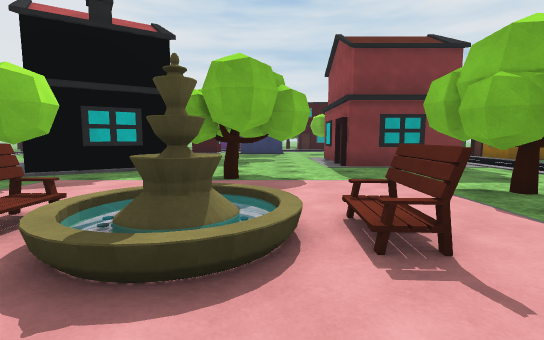
[1] (above)

16 first-person views from a walk through a scene from a Unity 3-D project. The camera is 1.4 m above the floor, tilts 6° down and sees 85° across. The floor is counted in squares, 2 m on a side. Each view is taken from the middle of a square. On the plan, view 1 faces up. The plan holds only what a view shows up to about 10 squares ahead; the rest is blank. The place goes on beyond the plan. The player is left out. Surface patterns are stand-ins for the level's own textures.

[2]
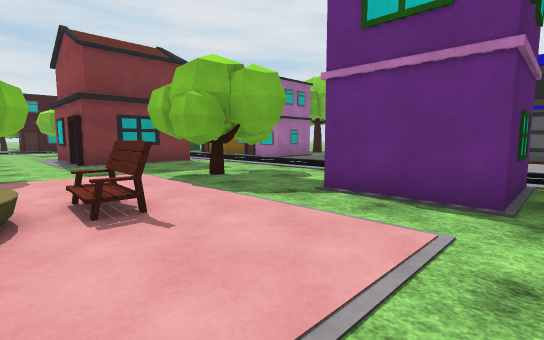

[3]
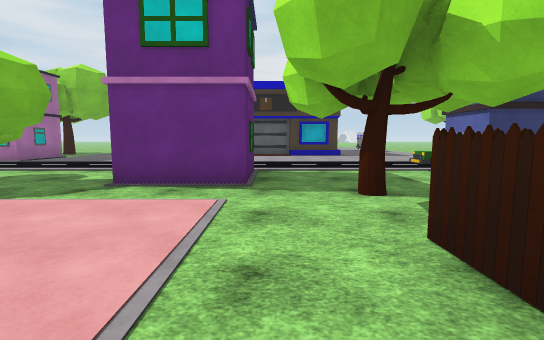

[4]
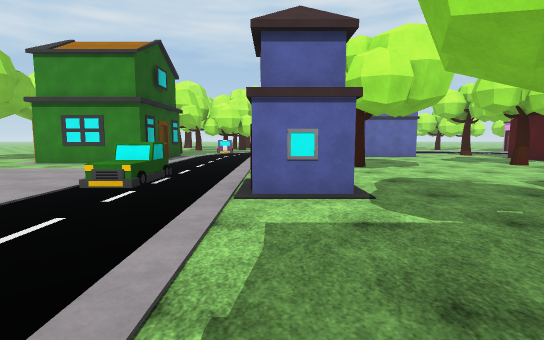

[5]
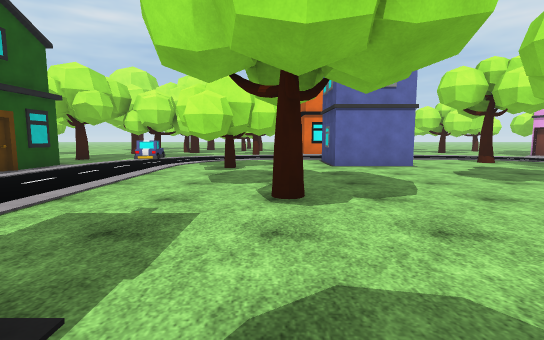

[6]
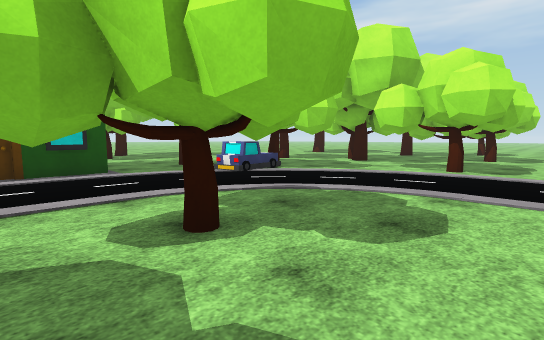

[7]
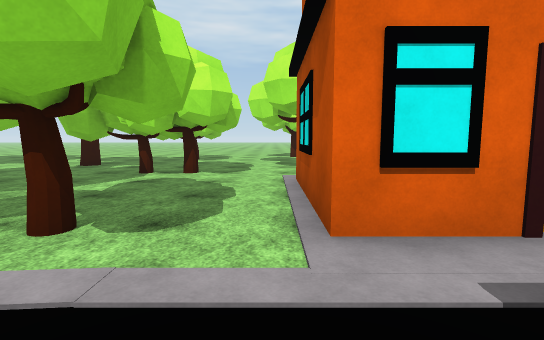

[8]
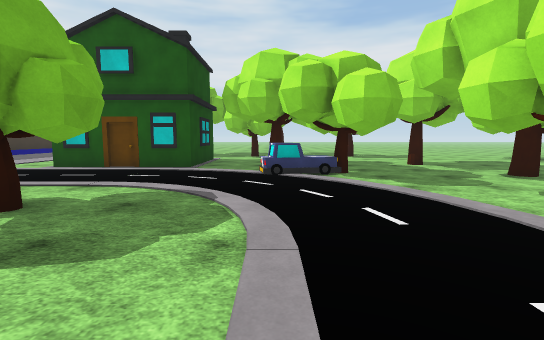

[9]
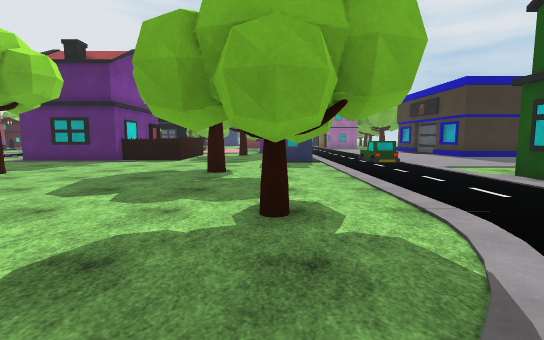

[10]
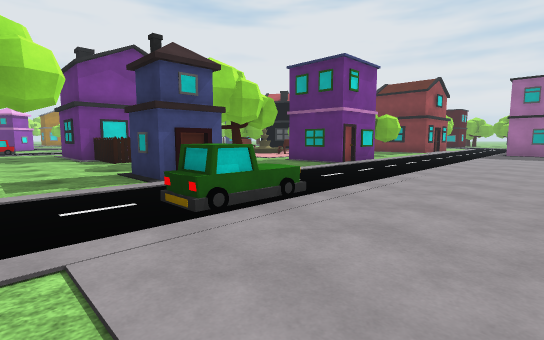

[11]
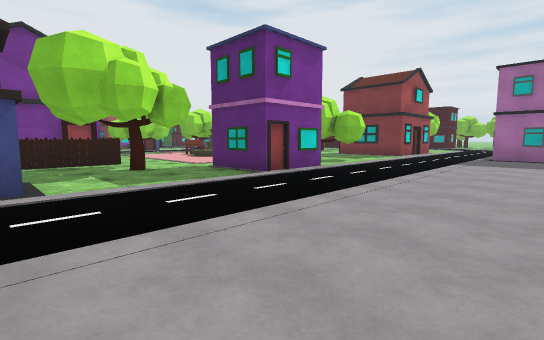

[12]
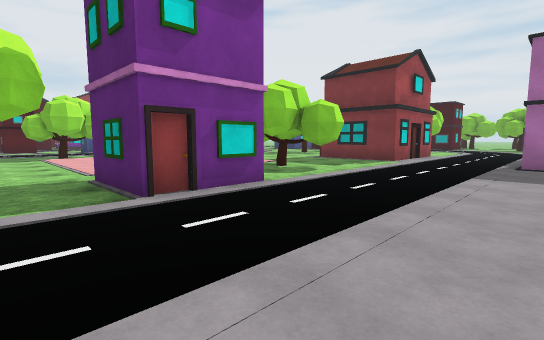

[13]
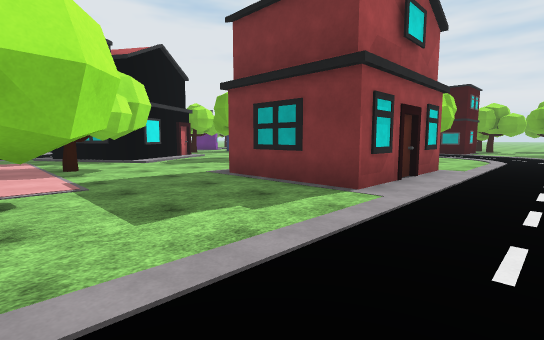

[14]
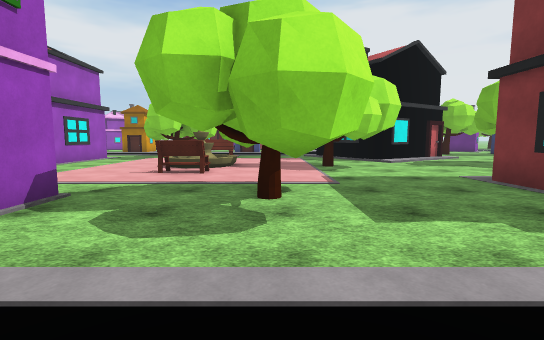

[15]
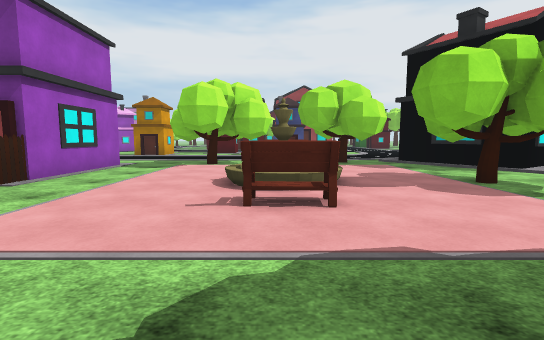

[16]
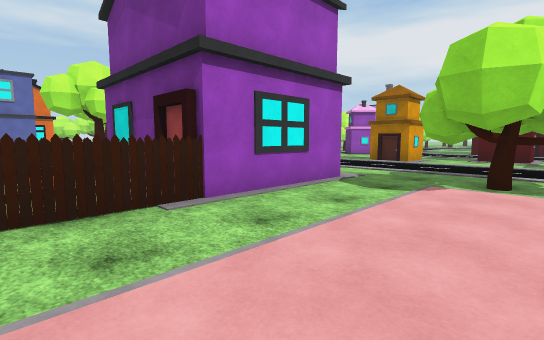

### Floor plan
Key: @ floor where view 1 was taken; # wall or solid block; x gap in a wall; . floor; / step, stairs or slope; O other object.
Columns run from 11 left of view 1 to 10 right of it. Each row starts with its distance up from view 1.
 16                 ..
 15                ...
 14               O....
 13                 ...
 12                 ...
 11         ..O .O  O..
 10         /....O  O...
  9        O ....OOOO...
  8      OOOO/...OOOO...
  7       OOO...........O
  6       O...##.........
  5      .x...O...........
  4      OO#......O#......
  3         .///..O#......
  2          OO/O.........
  1    ...#O.......#O.....
  0 OO....#O...@...##.....
 -1 OO....................
 -2  ......OOOOOO.O.......
 -3   O....   OOO.........
 -4    ..     O O.........
 -5        OOOO O..OO./...
 -6        ........OO.O...
 -7         ..............
 -8          .............
 -9          O....O.......
-10       O#............OO
-11        #.......#....OO
-12         .......O....OO
-13        ....#O..#....OO
-14        .O. ##.........
-15        ...  ......O.O.
-16              .....OO
-17             .....#...
-18            OO..O......
-19             O.......O.
-20             O.....O...
-21             O.........
-22              ..OO#....
-23              ..O.....
-24             O.....O..
-25             .........
-26              ..OO#.

Where each view was taken, in squares from view 1:
view 1: 0 up, 0 right, facing up
view 2: 1 down, 0 right, facing up-right
view 3: 1 down, 1 left, facing right
view 4: 1 down, 5 right, facing down
view 5: 5 down, 3 right, facing down
view 6: 11 down, 2 right, facing down-right
view 7: 16 down, 2 right, facing down
view 8: 15 down, 1 right, facing right
view 9: 15 down, 4 right, facing up
view 10: 8 down, 10 right, facing up-left
view 11: 5 down, 10 right, facing up-left
view 12: 2 down, 9 right, facing up-left
view 13: 4 up, 7 right, facing up-left
view 14: 4 up, 7 right, facing left
view 15: 2 up, 4 right, facing left
view 16: 1 up, 1 right, facing down-left
